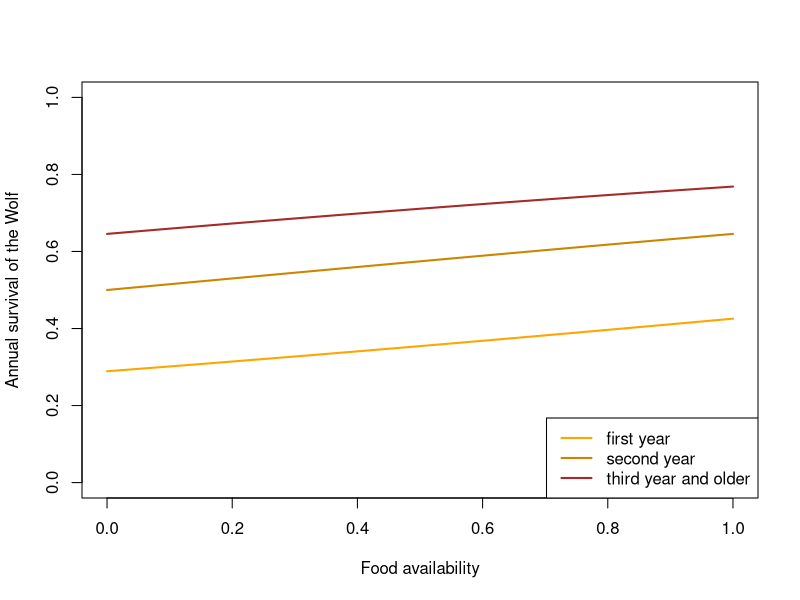
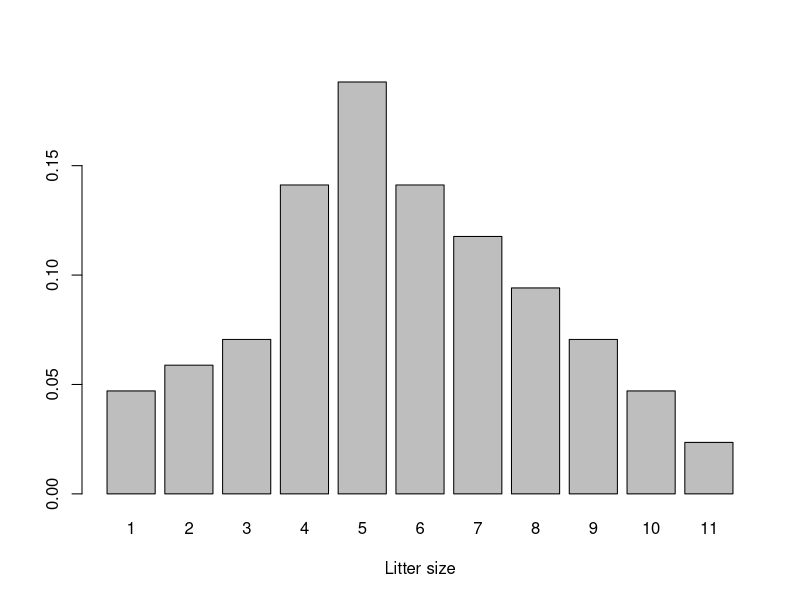
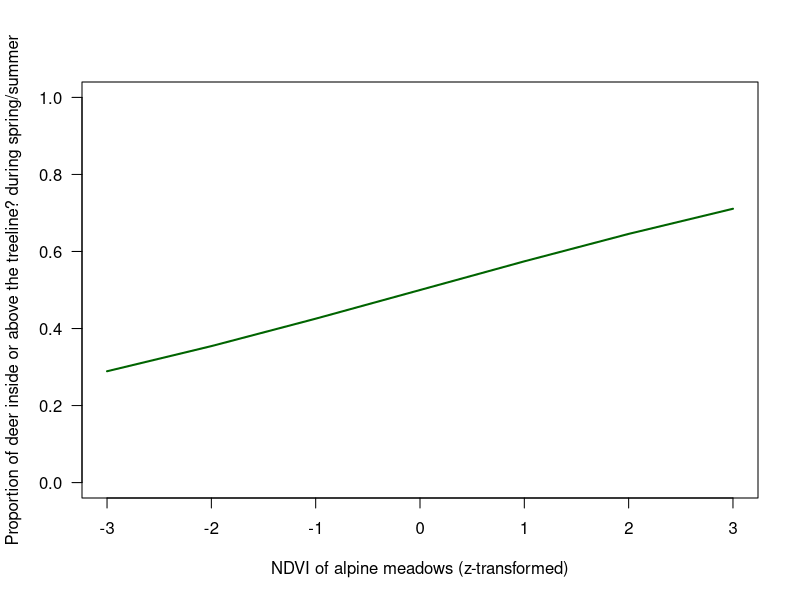
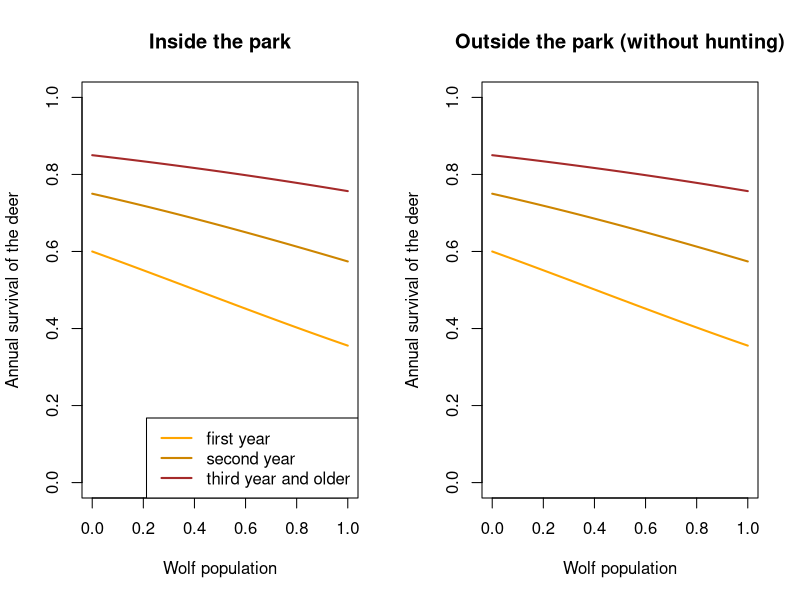
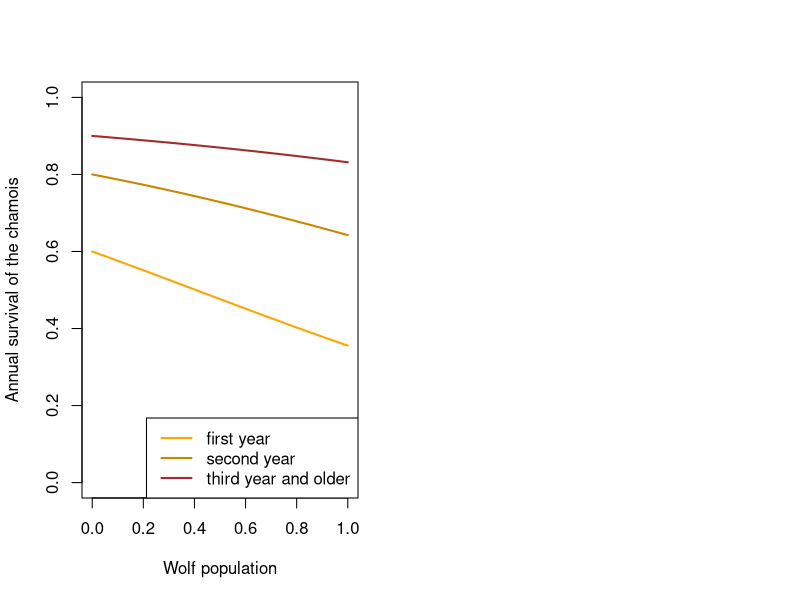
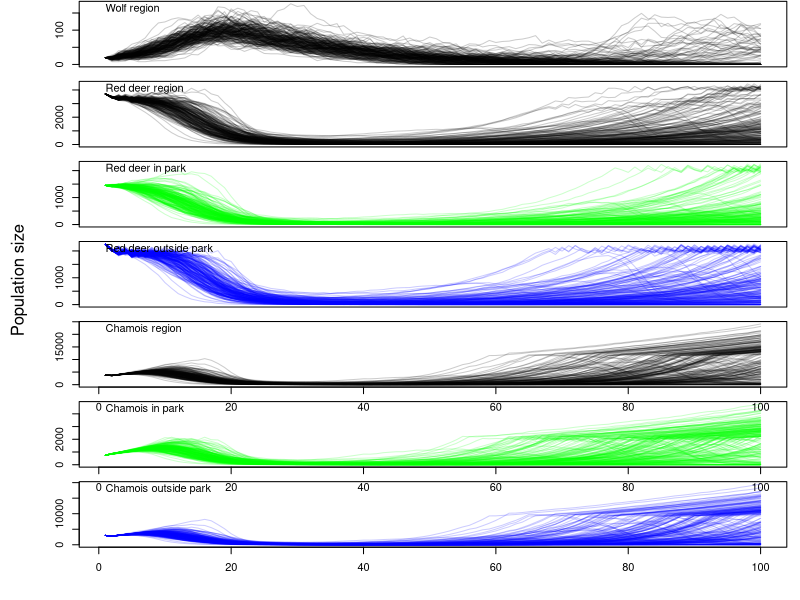

These charts were generated, in order, by the following R code:
## ---- chunk 1



## ---- chunk 2
TT <- 100 # number of years to run the model
## ---- chunk 3

envNDVI <- rnorm(TT)

## ---- chunk 4
# Funktion sollte enthalten: 1. Simulation korrelierter Modellkoeffizienten, simulation verschiedener Survivalwerte
FUNwolfS1 <- function(x) plogis(-0.9 + 0.6*x)  
FUNwolfS2 <- function(x) plogis(0 + 0.6*x)
FUNwolfS3plus <- function(x) plogis(0.6 + 0.6*x)

x <- seq(0, 1, length=100)  # 0 = no ungulates, 1 =maximum number of ungulates
y1 <- FUNwolfS1(x)
y2 <- FUNwolfS2(x)
y3 <- FUNwolfS3plus(x)
  
plot(x, y1, type="l", lwd=2, col="orange", xlab="Food availability", ylab="Annual survival of the Wolf",
     ylim=c(0,1))
lines(x, y2, lwd=2, col="orange3")
lines(x, y3, lwd=2, col="brown")

legend("bottomright", lwd=2, col=c("orange", "orange3", "brown"), legend=c("first year", "second year", "third year and older"))

  
## ---- chunk 5

littersize <- 1:11
problittersize0 <- c(2, 2.5, 3,6,8,6,5,4,3,2,1)
problittersize <- problittersize0/sum(problittersize0)

barplot(problittersize, names=littersize, xlab="Litter size")


FUNwolfnpups <- function(nfemalesW){
  litters <- sample(1:11, prob=problittersize, size=nfemalesW, replace=TRUE)
  return(sum(litters))
}

## ---- chunk 6
wolfmaxN <- 30  # is used in the model to normalise the effect of wolf in the ecosystem

ungulatesmaxN <- 10000 # is used in the model to normalise the effect of ungulates on the wolf

## ---- chunk 7
# maybe this function is not needed, but a function for the elevations used by deer to model their interaction with chamois
FUNdeerpropSuIn <- function(ndvi){
  # standardised ndvi (mean 0, sd 1)
 return(plogis(0.3*ndvi))
}


FUNdeerpropHuIn <- function(){
  # we assume that 20% of the outside population move into the park during hunting
 return(0.2)
}

x <- seq(-3,3)
plot(x, FUNdeerpropSuIn(x), type="l", lwd=2, col="darkgreen", ylim=c(0,1), 
     xlab="NDVI of alpine meadows (z-transformed)", las=1, ylab="Proportion of deer inside or above the treeline? during spring/summer")

## ---- chunk 8
# expected population growth rate; trying out demographic parameters that produce plausible growth 
S1 <- 0.6
S2 <- 0.75
S3plus <- 0.85
f <- 1.1
deerLeslie <- matrix(c(0,f/2*S1,f/2*S1,f/2*S1,
                       S1, 0,0,0,
                       0,S2,0,0,
                       0,0,S3plus,S3plus), ncol=4, nrow=4, byrow=TRUE)
max(Re(eigen(deerLeslie)$values))
## ---- chunk 9
# x = wolf population (normalised, 0-1), 
# propindiet = proportion of deer in wolf diet
FUNdeerInS1 <- function(x, propindiet=1) plogis(qlogis(0.6)-1*x*propindiet)
FUNdeerInS2 <- function(x, propindiet=1) plogis(qlogis(0.75)-0.8*x*propindiet)
FUNdeerInS3plus <- function(x, propindiet=1) plogis(qlogis(0.85)-0.6*x*propindiet)

FUNdeerOutS1 <- function(x, propindiet=1) plogis(qlogis(0.6)-1*x*propindiet)
FUNdeerOutS2 <- function(x, propindiet=1) plogis(qlogis(0.75)-0.8*x*propindiet)
FUNdeerOutS3plus <- function(x, propindiet=1) plogis(qlogis(0.85)-0.6*x*propindiet)

x <- seq(0, 1, length=100)  # 0 = no ungulates, 1 =maximum number of ungulates
y1 <- FUNdeerInS1(x)
y2 <- FUNdeerInS2(x) # first year survival
y3 <- FUNdeerInS3plus(x)
  
par(mfrow=c(1,2))
plot(x, y1, type="l", lwd=2, col="orange", xlab="Wolf population", ylab="Annual survival of the deer",
     ylim=c(0,1), main="Inside the park")
lines(x, y2, lwd=2, col="orange3")
lines(x, y3, lwd=2, col="brown")

legend("bottomright", lwd=2, col=c("orange", "orange3", "brown"), legend=c("first year", "second year", "third year and older"))

y1 <- FUNdeerOutS1(x)
y2 <- FUNdeerOutS2(x) # first year survival
y3 <- FUNdeerOutS3plus(x)

plot(x, y1, type="l", lwd=2, col="orange", xlab="Wolf population", ylab="Annual survival of the deer",
     ylim=c(0,1), main="Outside the park (without hunting)")
lines(x, y2, lwd=2, col="orange3")
lines(x, y3, lwd=2, col="brown")

  
## ---- chunk 10
FUNdeerncalves <- function(nrfemales, npop, capacity=2000){
  nryoung <- sample(c(0,1,2), prob=c(0.05,0.85,0.1), size=nrfemales, replace=TRUE)
 if(npop>capacity) nryoung <- sample(c(0,1,2), prob=c(0.5,0.5,0), size=nrfemales, replace=TRUE)
 return(sum(nryoung))
  }

## ---- chunk 11
# expected population growth rate; trying out demographic parameters that produce plausible growth 
S1 <- 0.6
S2 <- 0.8
S3plus <- 0.9
f <- 0.9
deerLeslie <- matrix(c(0,f/2*S1,f/2*S1,f/2*S1,
                       S1, 0,0,0,
                       0,S2,0,0,
                       0,0,S3plus,S3plus), ncol=4, nrow=4, byrow=TRUE)
max(Re(eigen(deerLeslie)$values))
## ---- chunk 12
# x = wolf population (normalised, 0-1), 
# propindiet = proportion of chamois in wolf diet
FUNchamoisS1 <- function(x, propindiet=1) plogis(qlogis(S1)-1*x*propindiet)
FUNchamoisS2 <- function(x, propindiet=1) plogis(qlogis(S2)-0.8*x*propindiet)
FUNchamoisS3plus <- function(x, propindiet=1) plogis(qlogis(S3plus)-0.6*x*propindiet)

x <- seq(0, 1, length=100)  # 0 = no ungulates, 1 =maximum number of ungulates
y1 <- FUNchamoisS1(x)
y2 <- FUNchamoisS2(x) # first year survival
y3 <- FUNchamoisS3plus(x)
  
plot(x, y1, type="l", lwd=2, col="orange", xlab="Wolf population", ylab="Annual survival of the chamois",
     ylim=c(0,1))
lines(x, y2, lwd=2, col="orange3")
lines(x, y3, lwd=2, col="brown")

legend("bottomright", lwd=2, col=c("orange", "orange3", "brown"), legend=c("first year", "second year", "third year and older"))
  
## ---- chunk 13
FUNchamoisncalves <- function(nrfemales, npop, capacity=2000){
  nryoung <- sample(c(0,1,2,3), prob=c(0.05,0.8,0.1,0.05), size=nrfemales, replace=TRUE)
  if(npop>capacity) nryoung <- sample(c(0,1,2,3), prob=c(0.5,0.5,0,0), size=nrfemales, replace=TRUE)
  return(sum(nryoung))
  }

## ---- chunk 14
nsim <- 200 # number of simulations

wolfN1 <- matrix(nrow=TT, ncol=nsim)
wolfN2 <- matrix(nrow=TT, ncol=nsim)
wolfN3plus <- matrix(nrow=TT, ncol=nsim)
wolfN <- matrix(nrow=TT, ncol=nsim)
wolfP <- matrix(nrow=TT, ncol=nsim)

deerInN1 <- matrix(nrow=TT, ncol=nsim)
deerInN2 <- matrix(nrow=TT, ncol=nsim)
deerInN3plus <- matrix(nrow=TT, ncol=nsim)
deerOutN1 <- matrix(nrow=TT, ncol=nsim)
deerOutN2 <- matrix(nrow=TT, ncol=nsim)
deerOutN3plus <- matrix(nrow=TT, ncol=nsim)
deerInN <- matrix(nrow=TT, ncol=nsim)
deerOutN <- matrix(nrow=TT, ncol=nsim)
deerN <- matrix(nrow=TT, ncol=nsim)
deerpropIn <- matrix(nrow=TT, ncol=nsim) # proportion of deer from outside that move into the SNP during hunting


chamoisInN1 <- matrix(nrow=TT, ncol=nsim)
chamoisInN2 <- matrix(nrow=TT, ncol=nsim)
chamoisInN3plus <- matrix(nrow=TT, ncol=nsim)
chamoisInN <- matrix(nrow=TT, ncol=nsim)
chamoisOutN1 <- matrix(nrow=TT, ncol=nsim)
chamoisOutN2 <- matrix(nrow=TT, ncol=nsim)
chamoisOutN3plus <- matrix(nrow=TT, ncol=nsim)
chamoisOutN <- matrix(nrow=TT, ncol=nsim)
chamoisN <- matrix(nrow=TT, ncol=nsim)


for(r in 1:nsim){
# starting populations
  wolfN1[1,r] <- 7
  wolfN2[1,r] <- 4
  wolfN3plus[1,r] <- 9
  wolfN[1, r] <- wolfN1[1,r] + wolfN2[1,r] +wolfN3plus[1,r]
  wolfP[1,r] <- 1
  deerInN1[1,r] <- 300
  deerInN2[1,r] <- 150
  deerInN3plus[1,r] <- 1000
  deerInN[1, r] <- deerInN1[1,r] + deerInN2[1,r] +deerInN3plus[1,r]
  
  deerOutN1[1,r] <- 500
  deerOutN2[1,r] <- 250
  deerOutN3plus[1,r] <- 1500
  deerOutN[1, r] <- deerOutN1[1,r] + deerOutN2[1,r] +deerOutN3plus[1,r]
  deerN[1,r] <- deerInN[1,r] + deerOutN[1,r]
  
  chamoisInN1[1,r] <- 100
  chamoisInN2[1,r] <- 50
  chamoisInN3plus[1,r] <- 600
  chamoisInN[1, r] <- chamoisInN1[1,r] + chamoisInN2[1,r] +chamoisInN3plus[1,r]
  chamoisOutN1[1,r] <- 400
  chamoisOutN2[1,r] <- 200
  chamoisOutN3plus[1,r] <- 2400
  chamoisOutN[1, r] <- chamoisOutN1[1,r] + chamoisOutN2[1,r] +chamoisOutN3plus[1,r]
  chamoisN[1, r] <- chamoisInN[1,r] + chamoisOutN[1,r]
  
  
  for(t in 2:TT){
    
  # Wolf 
  wolfnrepfemales <- min(c(wolfN3plus[t-1,r]/2, wolfP[t-1,r]*2), na.rm=TRUE) # number of reproducing females
  wolfnpups <- FUNwolfnpups(wolfnrepfemales) 
  wolfS1 <- FUNwolfS1((deerN[t-1,r]+chamoisN[t-1,r])/ungulatesmaxN)
  wolfS2 <- FUNwolfS2((deerN[t-1,r]+chamoisN[t-1,r])/ungulatesmaxN)
  wolfS3plus <- FUNwolfS3plus((deerN[t-1,r]+chamoisN[t-1,r])/ungulatesmaxN)
  
  wolfN1[t,r] <- rbinom(1, size=wolfnpups, prob=wolfS1)
  wolfN2[t,r] <- rbinom(1, size=wolfN1[t-1,r], prob=wolfS2)
  wolfN3plus[t,r] <- rbinom(1, size=wolfN2[t-1,r]+wolfN3plus[t-1,r], prob=wolfS3plus)
  wolfN[t, r] <- wolfN1[t,r] + wolfN2[t,r] +wolfN3plus[t,r]
  
  
  # Red deer
  deerInnrepfemales <- round((deerInN2[t-1,r]+deerInN3plus[t-1,r])/2) # number of reproducing females
  deerOutnrepfemales <- round((deerOutN2[t-1,r]+deerOutN3plus[t-1,r])/2) # number of reproducing females
  deerInncalves <- FUNdeerncalves(deerInnrepfemales, npop=deerInN[t-1,r], capacity=2000)
  deerOutncalves <- FUNdeerncalves(deerOutnrepfemales, npop=deerOutN[t-1,r], capacity=2000)
  
  propdeerInindiet <- deerInN[t-1,r]/(deerInN[t-1,r]+chamoisInN[t-1,r])
  if(is.na(propdeerInindiet)) propdeerInindiet <- 0
  propdeerOutindiet <- deerOutN[t-1,r]/(deerOutN[t-1,r]+chamoisOutN[t-1,r])
  if(is.na(propdeerOutindiet)) propdeerOutindiet <- 0
  
  deerInS1 <- FUNdeerInS1(wolfN[t-1,r]/wolfmaxN, propindiet=propdeerInindiet)
  deerInS2 <- FUNdeerInS2(wolfN[t-1,r]/wolfmaxN, propindiet=propdeerInindiet)
  deerInS3plus <- FUNdeerInS3plus(wolfN[t-1,r]/wolfmaxN, propindiet=propdeerInindiet)
  
  deerOutS1 <- FUNdeerInS1(wolfN[t-1,r]/wolfmaxN, propindiet=propdeerOutindiet)
  deerOutS2 <- FUNdeerInS2(wolfN[t-1,r]/wolfmaxN, propindiet=propdeerOutindiet)
  deerOutS3plus <- FUNdeerInS3plus(wolfN[t-1,r]/wolfmaxN, propindiet=propdeerOutindiet)
  
  
  deerInN1[t,r] <- rbinom(1, size=deerInncalves, prob=deerInS1)
  deerInN2[t,r] <- rbinom(1, size=deerInN1[t-1,r], prob=deerInS2)
  deerInN3plus[t,r] <- rbinom(1, size=deerInN2[t-1,r]+deerInN3plus[t-1,r], prob=deerInS3plus)
  deerInN[t, r] <- deerInN1[t,r] + deerInN2[t,r] +deerInN3plus[t,r]

  deerOutN1[t,r] <- rbinom(1, size=deerOutncalves, prob=deerOutS1)
  deerOutN2[t,r] <- rbinom(1, size=deerOutN1[t-1,r], prob=deerOutS2)
  deerOutN3plus[t,r] <- rbinom(1, size=deerOutN2[t-1,r]+deerOutN3plus[t-1,r], prob=deerOutS3plus)
  deerOutN[t, r] <- deerOutN1[t,r] + deerOutN2[t,r] +deerOutN3plus[t,r]
  deerN[t, r] <- deerInN[t,r] + deerOutN[t,r]
    
  # Chamois
  chamoisInnrepfemales <- round((chamoisInN2[t-1,r]+chamoisInN3plus[t-1,r])/2) # number of reproducing females
  chamoisInncalves <- FUNchamoisncalves(chamoisInnrepfemales, npop=chamoisInN[t-1,r], capacity=2000)
  chamoisOutnrepfemales <- round((chamoisOutN2[t-1,r]+chamoisOutN3plus[t-1,r])/2) # number of reproducing females
  chamoisOutncalves <- FUNchamoisncalves(chamoisOutnrepfemales, npop=chamoisOutN[t-1,r], capacity=8000)
  
  propchamoisInindiet <- chamoisInN[t-1,r]/(deerInN[t-1,r]+chamoisInN[t-1,r])
  if(is.na(propchamoisInindiet)) propchamoisInindiet <- 0
  propchamoisOutindiet <- chamoisOutN[t-1,r]/(deerOutN[t-1,r]+chamoisOutN[t-1,r])
  if(is.na(propchamoisOutindiet)) propchamoisOutindiet <- 0

  chamoisInS1 <- FUNchamoisS1(wolfN[t-1,r]/wolfmaxN, propindiet=propchamoisInindiet)
  chamoisInS2 <- FUNchamoisS2(wolfN[t-1,r]/wolfmaxN, propindiet=propchamoisInindiet)
  chamoisInS3plus <- FUNchamoisS3plus(wolfN[t-1,r]/wolfmaxN, propindiet=propchamoisInindiet)

  chamoisOutS1 <- FUNchamoisS1(wolfN[t-1,r]/wolfmaxN, propindiet=propchamoisOutindiet)
  chamoisOutS2 <- FUNchamoisS2(wolfN[t-1,r]/wolfmaxN, propindiet=propchamoisOutindiet)
  chamoisOutS3plus <- FUNchamoisS3plus(wolfN[t-1,r]/wolfmaxN, propindiet=propchamoisOutindiet)
  
  chamoisInN1[t,r] <- rbinom(1, size=chamoisInncalves, prob=chamoisInS1)
  chamoisInN2[t,r] <- rbinom(1, size=chamoisInN1[t-1,r], prob=chamoisInS2)
  chamoisInN3plus[t,r] <- rbinom(1, size=chamoisInN2[t-1,r]+chamoisInN3plus[t-1,r], prob=chamoisInS3plus)
  chamoisInN[t, r] <- chamoisInN1[t,r] + chamoisInN2[t,r] +chamoisInN3plus[t,r]
  
  chamoisOutN1[t,r] <- rbinom(1, size=chamoisOutncalves, prob=chamoisOutS1)
  chamoisOutN2[t,r] <- rbinom(1, size=chamoisOutN1[t-1,r], prob=chamoisOutS2)
  chamoisOutN3plus[t,r] <- rbinom(1, size=chamoisOutN2[t-1,r]+chamoisOutN3plus[t-1,r], prob=chamoisOutS3plus)
  chamoisOutN[t, r] <- chamoisInN1[t,r] + chamoisOutN2[t,r] +chamoisOutN3plus[t,r]
  chamoisN[t, r] <- chamoisInN[t,r] + chamoisOutN[t,r]
  } # close t
} # close r

## ---- chunk 15

par(mfrow=c(7,1), mar=c(1,4,0.1,1), oma=c(3,2,0,0))
plot(1:TT, seq(0, max(wolfN), length=TT), type="n", xlab=NA, ylab=NA, xaxt="n")
for(i in 1:nsim) lines(1:TT, wolfN[,i], col=rgb(0,0,0,0.2))
text(1,max(wolfN), adj=c(0,1) , labels="Wolf region")
mtext("Population size",side=2, line=0, outer=TRUE)


plot(1:TT, seq(0,max(deerN), length=TT), type="n", xlab="year", ylab="", xaxt="n")
for(i in 1:nsim) lines(1:TT, deerN[,i], col=rgb(0,0,0,0.2), xaxt="n")
text(1,max(deerN), adj=c(0,1) , labels="Red deer region")

plot(1:TT, seq(0,max(deerInN), length=TT), type="n", xlab="year", ylab="", xaxt="n")
for(i in 1:nsim) lines(1:TT, deerInN[,i], col=rgb(0,1,0,0.2), xaxt="n")
text(1,max(deerInN), adj=c(0,1) , labels="Red deer in park")


plot(1:TT, seq(0,max(deerOutN), length=TT), type="n", xlab="year", ylab="", xaxt="n")
for(i in 1:nsim) lines(1:TT, deerOutN[,i], col=rgb(0,0,1,0.2), xaxt="n")
text(1,max(deerOutN), adj=c(0,1) , labels="Red deer outside park")


plot(1:TT, seq(0,max(chamoisN), length=TT), type="n", xlab="year", ylab="")
for(i in 1:nsim) lines(1:TT, chamoisN[,i], col=rgb(0,0,0,0.2))
text(1,max(chamoisN), adj=c(0,1) , labels="Chamois region")


plot(1:TT, seq(0,max(chamoisInN), length=TT), type="n", xlab="year", ylab="")
for(i in 1:nsim) lines(1:TT, chamoisInN[,i], col=rgb(0,1,0,0.2))
text(1,max(chamoisInN), adj=c(0,1) , labels="Chamois in park")

plot(1:TT, seq(0,max(chamoisOutN), length=TT), type="n", xlab="year", ylab="")
for(i in 1:nsim) lines(1:TT, chamoisOutN[,i], col=rgb(0,0,1,0.2))
text(1,max(chamoisOutN), adj=c(0,1) , labels="Chamois outside park")


